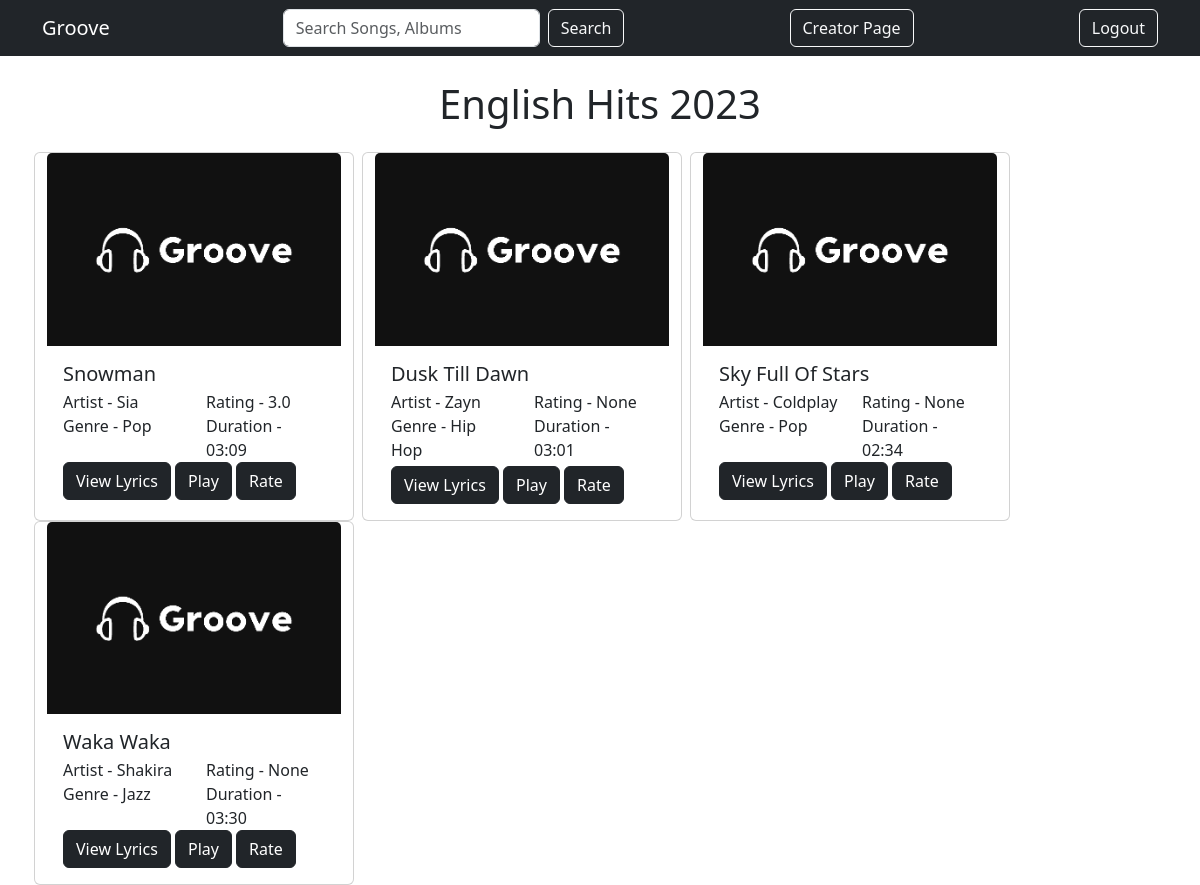
Page /view_playlists/6 (signed in) on the committed database.
### groove/models.py (models this page shows, shortened)
class Playlist(db.Model):
    __tablename__ = 'playlist'
    id = db.Column(db.Integer, primary_key=True)
    user_id = db.Column(db.Integer, db.ForeignKey('user.id'), nullable=False)
    name = db.Column(db.String(255), nullable=False)
    description = db.Column(db.Text, nullable=True)
    songs = db.relationship('Song', secondary='playlist_song', backref=db.backref('playlist', lazy='dynamic'))

class Song(db.Model):
    __tablename__ = 'song'
    id = db.Column(db.Integer, primary_key=True)
    name = db.Column(db.String(255), nullable=False)
    creator = db.Column(db.Integer, nullable=False)
    lyrics = db.Column(db.Text, nullable=True)
    duration = db.Column(db.Float, nullable=False, default=3.12)
    date_uploaded = db.Column(db.Date, nullable=False)
    album_id = db.Column(db.Integer, db.ForeignKey('album.id'), nullable=True)
    genre_id = db.Column(db.Integer, db.ForeignKey('genre.id'), nullable=False)
    artist = db.Column(db.String(255), nullable=False)
    rating = db.relationship('SongRating', backref='song', lazy=True)
    times_played = db.Column(db.Integer, default=0, nullable=False)
    flag = db.Column(db.Boolean, default=0)
    def average_song_rating(self):
        average = db.session.query(db.func.avg(SongRating.rating)).filter(SongRating.song_id == self.id).scalar()
        if average is None:
            return None
        else:
            return round(average, 1)

class Genre(db.Model):
    __tablename__ = 'genre'
    id = db.Column(db.Integer, primary_key=True)
    name = db.Column(db.String(100), nullable=False)
    songs = db.relationship('Song', backref='genre', lazy=True)

### groove/routes.py (the view)
@app.route('/view_playlists/<int:playlist_id>')
def playlist_songs_page(playlist_id):
    user = User.query.get(session['id'])
    playlist = Playlist.query.get(playlist_id)
    playlist_songs = PlaylistSong.query.filter_by(playlist_id=playlist.id).all()
    song_id_list = [song.song_id for song in playlist_songs]
    songs = Song.query.filter(Song.id.in_(song_id_list), Song.flag == 0).all()
    return render_template('playlist_songs.html', user=user, playlist=playlist, songs=songs)

### groove/routes.py (called while the page is built)
@app.template_filter('format_duration')
def format_duration(duration):
    minutes = int(duration)
    seconds = int((duration - minutes) * 60)
    return f"{minutes:02d}:{seconds:02d}"

### groove/templates/playlist_songs.html (shortened to what this page needs)
<!DOCTYPE html>
<html lang="en">
<head>
    <link href="https://cdn.jsdelivr.net/npm/bootstrap@5.3.2/dist/css/bootstrap.min.css" rel="stylesheet">
</head>
<body>
    <nav class="navbar navbar-expand-lg navbar-dark bg-dark">
        <div class="container">
            <a class="navbar-brand" href="{{ url_for('user_home_page') }}">Groove</a>
            <form class="d-flex" action="{{ url_for('search_page') }}" method="post">
                <input class="form-control me-2" type="search" placeholder="Search Songs, Albums" aria-label="Search" name="search">
                <a class="btn btn-outline-light" type="submit">Search</a>
            </form>
            <div>
                {% if user.role_id == 2 %}
                <a class="btn btn-outline-light ms-2" href="{{ url_for('creator_home_page') }}">Creator Page</a>
                {% endif %}
            </div>
            <div>
                <a class="btn btn-outline-light ms-2" href="{{ url_for('logout') }}">Logout</a>
            </div>
        </div>
    </nav>
    <div class="container mt-4">
        <h1 class="text-center mb-4">{{ playlist.name }}</h1>
        <div class="row">
            {% for song in songs %}
                    <div class="card mx-1" style="width: 20rem;">
                    <img src="/static/groove_logo_darkmode.png" class="card-img-top" alt="song_name">
                    <div class="card-body">
                        <h5 class="card-title">{{ song.name }}</h5>
                        <div class="row">
                            <div class="col">
                                <p class="card-subtitle mb-1">Artist - {{ song.artist }}</p>
                                <p class="card-subtitle mb-1">Genre - {{ song.genre.name }}</p>
                            </div>
                            <div class="col">
                                <p class="card-subtitle mb-1">Rating - {{ song.average_song_rating() }}</p>
                                <p class="card-subtitle mb-1"></p>Duration - {{ song.duration|format_duration }}
                            </div>
                        </div>
                        <div class="justify-content-between align-items-center">
                            <button type="button" class="btn btn-dark" data-bs-toggle="modal" data-bs-target="#xlModal{{ song.id }}">View Lyrics</button>
                            <a href="#" class="btn btn-dark">Play</a>
                            <button type="button" class="btn btn-dark" data-bs-toggle="modal" data-bs-target="#ratingModal{{ song.id }}">Rate</button>
                        </div>
                    </div>
                </div>
            {% else %}
                <p class="text-center">No songs in this playlist.</p>
            {% endfor %}
        </div>
    </div>
</body>
</html>

### rows in the picture
Playlist: name "English Hits 2023"
Song: name "Snowman", artist "Sia", genre.name "Pop", average_song_rating "3.0", duration "03:09"
Song: name "Dusk Till Dawn", artist "Zayn", genre.name "Hip Hop", average_song_rating "None", duration "03:01"
Song: name "Sky Full Of Stars", artist "Coldplay", genre.name "Pop", average_song_rating "None", duration "02:34"
Song: name "Waka Waka", artist "Shakira", genre.name "Jazz", average_song_rating "None", duration "03:30"
